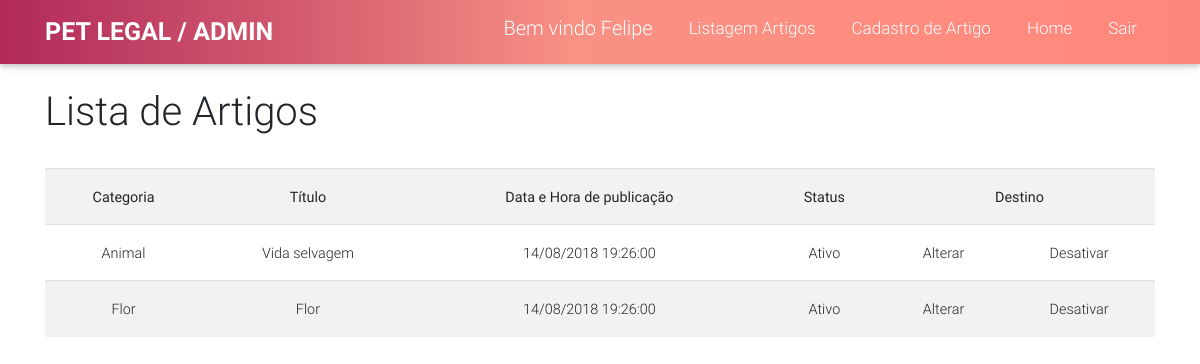
The page /listart.php (signed in) on the database its author committed.
### tables this page shows
CREATE TABLE IF NOT EXISTS `artigo` (
  `id_artigo` int(11) NOT NULL AUTO_INCREMENT,
  `foto` char(255) NOT NULL,
  `categoria` char(30) NOT NULL,
  `titulo` char(30) NOT NULL,
  `resumo` char(200) NOT NULL,
  `data` datetime NOT NULL,
  `autor` char(50) NOT NULL,
  `conteudo` longtext NOT NULL,
  `status` enum('0','1') NOT NULL DEFAULT '1',
  PRIMARY KEY (`id_artigo`)
);

### listart.php (the view, shortened to what this page needs)
<!DOCTYPE html>
<html lang="pt-br">
    <head>
        <?php include "head.php"; ?>
    </head>
    <body>
        <header>
           <?php include "headeramin.php"; ?>
        </header>
    <?php
        require_once 'conexao.php';
        $selart = "SELECT * FROM artigo ORDER BY data DESC";
        $valids = mysqli_query($conn, $selart);
        ?>
        <div class="container">
            </br><h1>Lista de Artigos</h1></br>
        <table class="table table-striped table-responsive-md btn-table text-center">
            <tr>
                <th>Categoria</th>
                <th>Título</th>
                <th>Data e Hora de publicação</th>
                <th>Status</th>
                <th colspan="2">Destino</th>
            </tr>
            <?php while ($row = mysqli_fetch_assoc($valids)) { ?>
                <tr>
                    <td><?=$row['categoria']?></td>
                    <td><?=$row['titulo']?></td>
                    <td><?=date("d/m/Y H:i:s", strtotime($row['data']))?></td>
                    <?php if($row['status'] == 1){  ?>
                    <td>Ativo</td><?php }else if($row['status'] == 0){?>
                    <td>Inativo</td><?php } ?>
                    <td><a href="altart.php?b=<?=$row['id_artigo']?>">Alterar</a></td>
                    <td><a href="excart.php?b=<?=$row['id_artigo']?>">Desativar</a></td>
                </tr>
            <?php } ?>
        </table>
        </div>
    </body>
</html>

### rows shown on the page
artigo: categoria "Animal", titulo "Vida selvagem", data "14/08/2018 19:26:00", status "Ativo"
artigo: categoria "Flor", titulo "Flor", data "14/08/2018 19:26:00", status "Ativo"

### other values the page prints
$_SESSION['admin'] "Felipe"
